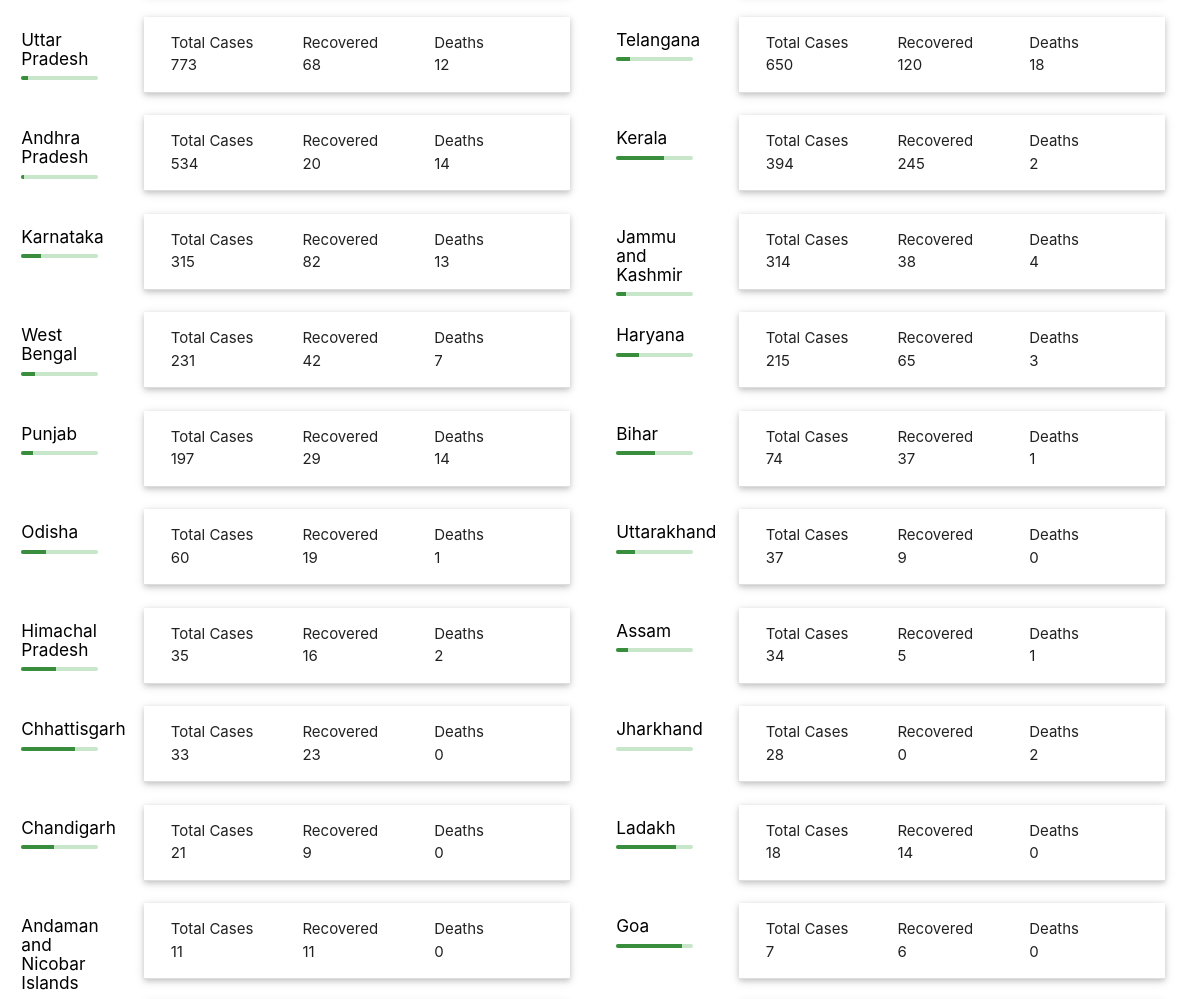
Before: /india/state-table (middle part) with the older database file.
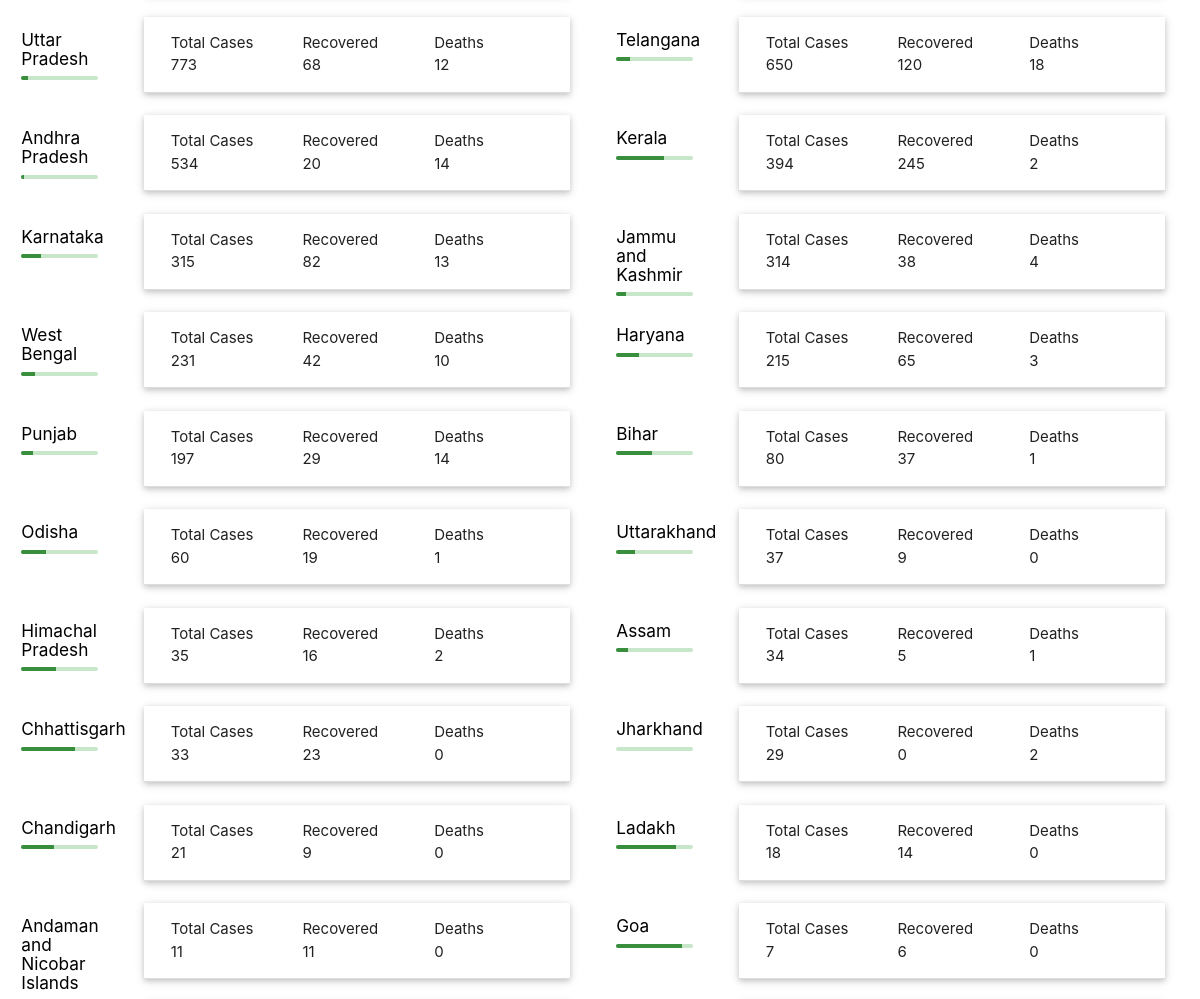
After: the same page with the newer database file.
### indiaRecords/models.py (models this page shows, shortened)
class State(models.Model):
    name = models.CharField(max_length=100, unique=True)
    statecode = models.CharField(max_length=10,unique=True)
    confirmed = models.IntegerField(default=0)
    deaths = models.IntegerField(default=0)
    recovered = models.IntegerField(default=0)
    active = models.IntegerField(default=0)
    deltaconfirmed= models.IntegerField(default=0)
    deltadeaths= models.IntegerField(default=0)
    deltarecovered= models.IntegerField(default=0)
    latitude = models.DecimalField(max_digits=5, decimal_places=2, default=0)
    longitude = models.DecimalField(max_digits=5, decimal_places=2, default=0)
    lastupdatetime = models.CharField(max_length=100)

### indiaRecords/views.py (the view, shortened to what this page needs)
# urls.py: path('india/state-table', iv.StateTable.as_view(),name='states_table'),
class StateTable(View):
    mytemplate = 'states_table.html'
    unsupported = 'Unsupported operation'
    def get(self, request):
        states = State.objects.all().filter(confirmed__gte=1).order_by('-confirmed')
        statedata = {}
        for sta in states:
            distr = District.objects.all().filter(state=sta).order_by('-confirmed')
            statedata.update({sta:distr})
        context = {
            'statedata':statedata,
        }
        return render(request,self.mytemplate,context)

### indiaRecords/templates/states_table.html (shortened to what this page needs)
{% extends 'base.html' %}
{% load mathfilters %}
{% load static %}
{% block content %}
<div class="custom">
  <div class="container cuswidth">
  <div class="row">
    {% for state,districts in statedata.items %}
    <div class="col s2 m1 l1 cusrow">
      <div class="shadow text-center">
        <a class="black-text" href="{% url 'state_status' state.statecode %}">
            <h6>{{ state.name }}</h6>
        </a>
          <div class="progress green lighten-4">
              <div class="determinate green darken-2" style="width: {{ state.recovered|div:state.confirmed|mul:100|floatformat:2 }}%"></div>
          </div>
      </div>
    </div>
    <div class="col s10 m5 l5">
      <ul class="collapsible popout">
        <li>
          <div class="collapsible-header">
              <div class="col s4 m4 l4  padding_zero">
                Total Cases
                <div class="shadowblue">
                  {{ state.confirmed }}
                </div>
              </div>
              <div class="col s4 m4 l4 padding_zero">
                Recovered
                <div class="shadowgreen">
                  {{ state.recovered }}
                </div>
              </div>
              <div class="col s4 m4 l4 padding_zero">
                Deaths
                <div class="shadowred">
                  {{ state.deaths }}
                </div>
              </div>
          </div>
        </li>
      </ul>
    </div>
    {% endfor %}
    </div>
  </div>
</div>
{% endblock %}

Changed rows visible on the page:
changed State "West Bengal": deaths "7" → "10"
changed State "Bihar": confirmed "74" → "80"
changed State "Jharkhand": confirmed "28" → "29"
